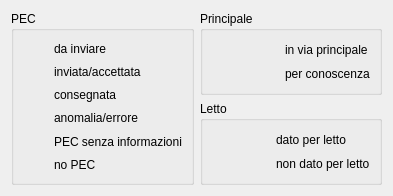
<?xml version="1.0" encoding="UTF-8"?>
<ui version="4.0">
 <class>LegendaScrivania</class>
 <widget class="QDialog" name="LegendaScrivania">
  <property name="geometry">
   <rect>
    <x>0</x>
    <y>0</y>
    <width>393</width>
    <height>196</height>
   </rect>
  </property>
  <property name="windowTitle">
   <string>Legenda</string>
  </property>
  <layout class="QGridLayout" name="gridLayout_4">
   <item row="0" column="0" rowspan="2">
    <widget class="QGroupBox" name="groupBox">
     <property name="title">
      <string>PEC</string>
     </property>
     <layout class="QGridLayout" name="gridLayout">
      <item row="3" column="1">
       <widget class="QLabel" name="label_7">
        <property name="text">
         <string>anomalia/errore</string>
        </property>
       </widget>
      </item>
      <item row="2" column="1">
       <widget class="QLabel" name="label_5">
        <property name="text">
         <string>consegnata</string>
        </property>
       </widget>
      </item>
      <item row="5" column="0">
       <widget class="QLabel" name="label_19">
        <property name="text">
         <string/>
        </property>
        <property name="pixmap">
         <pixmap>classpath:com/axiastudio/suite/resources/bullet_black.png</pixmap>
        </property>
       </widget>
      </item>
      <item row="1" column="1">
       <widget class="QLabel" name="label_3">
        <property name="text">
         <string>inviata/accettata</string>
        </property>
       </widget>
      </item>
      <item row="0" column="1">
       <widget class="QLabel" name="label">
        <property name="text">
         <string>da inviare</string>
        </property>
       </widget>
      </item>
      <item row="4" column="1">
       <widget class="QLabel" name="label_22">
        <property name="text">
         <string>PEC senza informazioni</string>
        </property>
       </widget>
      </item>
      <item row="1" column="0">
       <widget class="QLabel" name="label_4">
        <property name="text">
         <string/>
        </property>
        <property name="pixmap">
         <pixmap>classpath:com/axiastudio/suite/resources/starorange.png</pixmap>
        </property>
       </widget>
      </item>
      <item row="0" column="0">
       <widget class="QLabel" name="label_2">
        <property name="text">
         <string/>
        </property>
        <property name="pixmap">
         <pixmap>classpath:com/axiastudio/suite/resources/starwhite.png</pixmap>
        </property>
       </widget>
      </item>
      <item row="2" column="0">
       <widget class="QLabel" name="label_6">
        <property name="text">
         <string/>
        </property>
        <property name="pixmap">
         <pixmap>classpath:com/axiastudio/suite/resources/stargreen.png</pixmap>
        </property>
       </widget>
      </item>
      <item row="3" column="0">
       <widget class="QLabel" name="label_8">
        <property name="text">
         <string/>
        </property>
        <property name="pixmap">
         <pixmap>classpath:com/axiastudio/suite/resources/starred.png</pixmap>
        </property>
       </widget>
      </item>
      <item row="4" column="0">
       <widget class="QLabel" name="label_21">
        <property name="text">
         <string/>
        </property>
        <property name="pixmap">
         <pixmap>classpath:com/axiastudio/suite/resources/question.png</pixmap>
        </property>
       </widget>
      </item>
      <item row="5" column="1">
       <widget class="QLabel" name="label_20">
        <property name="text">
         <string>no PEC</string>
        </property>
       </widget>
      </item>
     </layout>
    </widget>
   </item>
   <item row="0" column="1">
    <widget class="QGroupBox" name="groupBox_2">
     <property name="title">
      <string>Principale</string>
     </property>
     <layout class="QGridLayout" name="gridLayout_2">
      <item row="1" column="1">
       <widget class="QLabel" name="label_12">
        <property name="text">
         <string>per conoscenza</string>
        </property>
       </widget>
      </item>
      <item row="0" column="0">
       <widget class="QLabel" name="label_9">
        <property name="text">
         <string/>
        </property>
        <property name="pixmap">
         <pixmap>classpath:com/axiastudio/suite/resources/star.png</pixmap>
        </property>
       </widget>
      </item>
      <item row="0" column="1">
       <widget class="QLabel" name="label_10">
        <property name="text">
         <string>in via principale</string>
        </property>
       </widget>
      </item>
      <item row="1" column="0">
       <widget class="QLabel" name="label_11">
        <property name="text">
         <string/>
        </property>
        <property name="pixmap">
         <pixmap>classpath:com/axiastudio/suite/resources/bullet_black.png</pixmap>
        </property>
       </widget>
      </item>
     </layout>
    </widget>
   </item>
   <item row="1" column="1">
    <widget class="QGroupBox" name="groupBox_3">
     <property name="title">
      <string>Letto</string>
     </property>
     <layout class="QGridLayout" name="gridLayout_3">
      <item row="1" column="1">
       <widget class="QLabel" name="label_13">
        <property name="text">
         <string>non dato per letto</string>
        </property>
       </widget>
      </item>
      <item row="0" column="0">
       <widget class="QLabel" name="label_14">
        <property name="text">
         <string/>
        </property>
        <property name="pixmap">
         <pixmap>classpath:com/axiastudio/suite/resources/star.png</pixmap>
        </property>
       </widget>
      </item>
      <item row="0" column="1">
       <widget class="QLabel" name="label_15">
        <property name="text">
         <string>dato per letto</string>
        </property>
       </widget>
      </item>
      <item row="1" column="0">
       <widget class="QLabel" name="label_16">
        <property name="text">
         <string/>
        </property>
        <property name="pixmap">
         <pixmap>classpath:com/axiastudio/suite/resources/bullet_black.png</pixmap>
        </property>
       </widget>
      </item>
     </layout>
    </widget>
   </item>
  </layout>
 </widget>
 <resources/>
 <connections/>
</ui>
